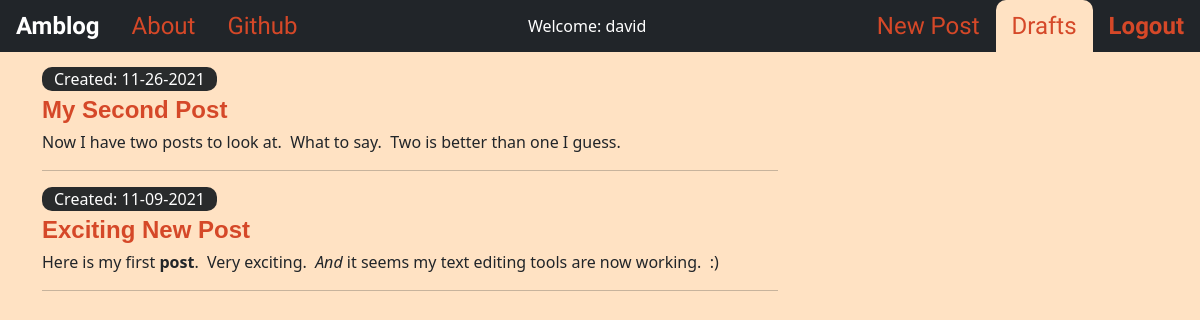
The page /drafts/ (signed in) on the database as committed earlier.
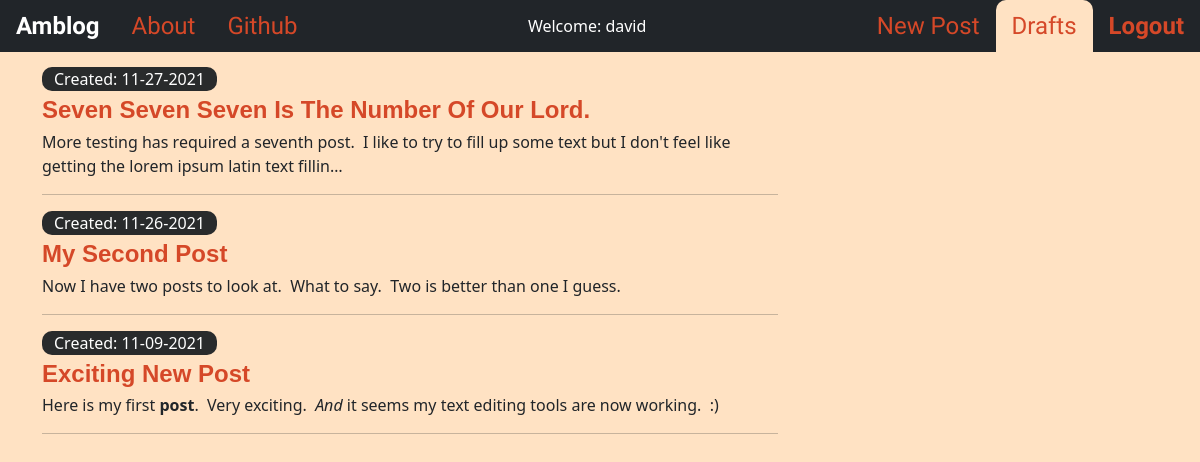
The same page on the database as committed later.
### blog/models.py (models this page shows, shortened)
class Post(models.Model):
    author = models.ForeignKey('auth.User', on_delete=models.CASCADE)
    title = models.CharField(max_length=128)
    text = models.TextField()
    create_date = models.DateTimeField(default=timezone.now())
    published_date = models.DateTimeField(blank=True, null=True)

### blog/views.py (the view)
# urls.py: path('drafts/', views.DraftListView.as_view(), name='post_draft_list'),
class DraftListView(LoginRequiredMixin, ListView):
    login_url = '/login/'
    redirect_field_name = 'blog/post_list.html'
    template_name = 'blog/post_draft_list.html'
    context_object_name = 'draft_post'
    model = Post
    def get_queryset(self):
        return Post.objects.filter(published_date__isnull=True).order_by('-create_date')

### blog/templates/blog/post_draft_list.html
{% extends 'blog/base.html' %}
{% block content %}
  {% for post in draft_post %}
    <div class="post">
      <p class="date">Created: {{ post.create_date|date:"m-d-Y" }}</p>
      <h4 class="post-title"><a href="{% url 'post_detail' pk=post.pk %}">{{ post.title }}</a></h4>
      {{ post.text|safe|truncatechars:150 }}
      <hr>
    </div>
  {% endfor %}
{% endblock %}

Rows that differ between the two databases and show on the page:
added Post: create_date "11-27-2021", title "Seven Seven Seven Is The Number Of Our Lord.", text "More testing has required a seventh post. I like to try to fill up some text but I don't feel like getting the lorem ipsum latin text fillin…"
